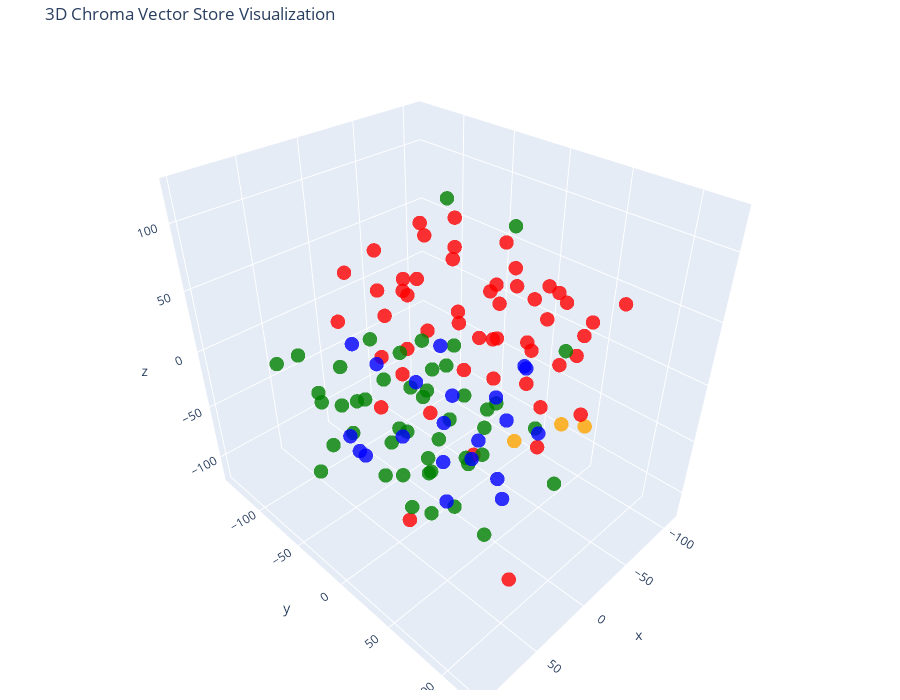

Notebook code for this chart:
### Code cell
# Let's try 3D!

tsne = TSNE(n_components=3, random_state=42)
reduced_vectors = tsne.fit_transform(vectors)

# Create the 3D scatter plot
fig = go.Figure(data=[go.Scatter3d(
    x=reduced_vectors[:, 0],
    y=reduced_vectors[:, 1],
    z=reduced_vectors[:, 2],
    mode='markers',
    marker=dict(size=5, color=colors, opacity=0.8),
    text=[f"Type: {t}<br>Text: {d[:100]}..." for t, d in zip(doc_types, documents)],
    hoverinfo='text'
)])

fig.update_layout(
    title='3D Chroma Vector Store Visualization',
    scene=dict(xaxis_title='x', yaxis_title='y', zaxis_title='z'),
    width=900,
    height=700,
    margin=dict(r=20, b=10, l=10, t=40)
)

fig.show()

### Figure 1 — Plotly figure (JSON) as saved in the notebook; plotly's stock layout.template omitted (floating-point values rounded to 4 significant figures)
{"data": [{"hoverinfo": "text", "marker": {"color": ["orange", "orange", "orange", "red", "red", "red", "red", "red", "red", "red", "red", "red", "red", "red", "red", "red", "red", "red", "red", "red", "red", "red", "red", "red", "red", "red", "red", "red", "red", "red", "red", "red", "red", "red", "red", "red", "red", "red", "red", "red", "red", "red", "red", "red", "red", "red", "red", "red", "red", "red", "red", "red", "red", "red", "red", "green", "green", "green", "green", "green", "green", "green", "green", "green", "green", "green", "green", "green", "green", "green", "green", "green", "green", "green", "green", "green", "green", "green", "green", "green", "green", "green", "green", "green", "green", "green", "green", "green", "green", "green", "green", "green", "green", "green", "green", "green", "green", "green", "green", "green", "green", "green", "blue", "blue", "blue", "blue", "blue", "blue", "blue", "blue", "blue", "blue", "blue", "blue", "blue", "blue", "blue", "blue", "blue", "blue", "blue", "blue", "blue"], "opacity": 0.8, "size": 5}, "mode": "markers", "text": ["Type: company<br>Text: # About Insurellm\n\nInsurellm was founded by Avery Lancaster in 2015 as an insurance tech startup des...", "Type: company<br>Text: # Careers at Insurellm\n\nInsurellm is hiring! We are looking for talented software engineers, data sc...", "Type: company<br>Text: # Overview of Insurellm\n\nInsurellm is an innovative insurance tech firm with 200 employees across th...", "Type: contracts<br>Text: # Contract with Apex Reinsurance for Rellm: AI-Powered Enterprise Reinsurance Solution\n\n## Terms\n\n1....", "Type: contracts<br>Text: ## Renewal\n\n1. **Automatic Renewal**: This Agreement will automatically renew for successive one-yea...", "Type: contracts<br>Text: 2. **Seamless Integrations**: The architecture of Rellm allows for easy integration with existing sy...", "Type: contracts<br>Text: 1. **Technical Support**: Provider shall offer dedicated technical support to the Client via phone, ...", "Type: contracts<br>Text: **Insurellm, Inc.**  \n_____________________________  \nAuthorized Signature   \nDate: ________________...", "Type: contracts<br>Text: # Contract with Belvedere Insurance for Markellm\n\n## Terms\nThis Contract (\"Agreement\") is made and e...", "Type: contracts<br>Text: ## Renewal\n1. **Renewal Terms**: This Agreement may be renewed for additional one-year terms upon mu...", "Type: contracts<br>Text: ## Features\n1. **AI-Powered Matching**: Belvedere Insurance will benefit from Markellm's AI-powered ...", "Type: contracts<br>Text: ## Support\n1. **Technical Support**: Technical support will be available from 9 AM to 7 PM EST, Mond...", "Type: contracts<br>Text: **Belvedere Insurance**  \nSignature: ______________________  \nName: [Authorized Signatory]  \nTitle: ...", "Type: contracts<br>Text: # Contract with BrightWay Solutions for Markellm\n\n**Contract Date:** October 5, 2023  \n**Contract ID...", "Type: contracts<br>Text: 3. **Service Level Agreement (SLA):**  \n   Insurellm commits to a 99.9% uptime for the platform with...", "Type: contracts<br>Text: 2. **Real-Time Quote Availability:**  \n   Consumers sourced via BrightWay Solutions will receive rea...", "Type: contracts<br>Text: 3. **Training and Onboarding:**  \n   Insurellm agrees to provide one free training session on how to...", "Type: contracts<br>Text: # Contract with EverGuard Insurance for Rellm: AI-Powered Enterprise Reinsurance Solution\n\n**Contrac...", "Type: contracts<br>Text: 4. **Usage Rights**: EverGuard Insurance is granted a non-exclusive, non-transferable license to acc...", "Type: contracts<br>Text: 1. **Core Functionality**: Rellm provides EverGuard Insurance with advanced AI-driven analytics, sea...", "Type: contracts<br>Text: 1. **Customer Support**: Insurellm will provide EverGuard Insurance with 24/7 customer support, incl...", "Type: contracts<br>Text: ---\n\n**Signatures**  \n**For Insurellm**: __________________________  \n**Name**: John Smith  \n**Title...", "Type: contracts<br>Text: # Contract with GreenField Holdings for Markellm\n\n**Effective Date:** November 15, 2023  \n**Contract...", "Type: contracts<br>Text: ## Renewal\n1. **Automatic Renewal**: This contract will automatically renew for sequential one-year ...", "Type: contracts<br>Text: ## Features\n1. **AI-Powered Matching**: Access to advanced algorithms that connect GreenField Holdin...", "Type: contracts<br>Text: ## Support\n1. **Customer Support Access**: The Client will have access to dedicated support through ...", "Type: contracts<br>Text: **Signatures:**  \n_________________________                           _________________________  \n**...", "Type: contracts<br>Text: # Contract with Greenstone Insurance for Homellm\n\n---\n\n## Terms\n\n1. **Parties**: This Contract (\"Agr...", "Type: contracts<br>Text: 4. **Payment Terms**: \n   - The Customer shall pay an amount of $10,000 per month for the Standard T...", "Type: contracts<br>Text: ---\n\n## Features\n\n- **AI-Powered Risk Assessment**: Customer will have access to enhanced risk evalu...", "Type: contracts<br>Text: - **Customer Portal**: A dedicated portal will be provided, allowing the Customer's clients to manag...", "Type: contracts<br>Text: ______________________________  \n[Name], [Title]  \nDate: ______________________\n\n**For Greenstone In...", "Type: contracts<br>Text: # Contract with GreenValley Insurance for Homellm\n\n**Contract Date:** October 6, 2023  \n**Contract N...", "Type: contracts<br>Text: 4. **Confidentiality:** Both parties agree to maintain the confidentiality of proprietary informatio...", "Type: contracts<br>Text: 1. **AI-Powered Risk Assessment:** Access to advanced AI algorithms for real-time risk evaluations.\n...", "Type: contracts<br>Text: 3. **Regular Updates:** Insurellm will offer ongoing updates and enhancements to the Homellm platfor...", "Type: contracts<br>Text: # Contract with Pinnacle Insurance Co. for Homellm\n\n## Terms\nThis contract (\"Contract\") is entered i...", "Type: contracts<br>Text: ## Renewal\n1. **Renewal Terms**: At the end of the initial term, this Contract shall automatically r...", "Type: contracts<br>Text: ## Features\n1. **AI-Powered Risk Assessment**: Utilized for tailored underwriting decisions specific...", "Type: contracts<br>Text: ## Support\n1. **Technical Support**: Insurellm shall provide 24/7 technical support via an email and...", "Type: contracts<br>Text: # Contract with Roadway Insurance Inc. for Carllm\n\n---\n\n## Terms\n\n1. **Agreement Effective Date**: T...", "Type: contracts<br>Text: ---\n\n## Renewal\n\n1. **Automatic Renewal**: This agreement will automatically renew for an additional...", "Type: contracts<br>Text: ---\n\n## Features\n\n1. **Access to Core Features**: Roadway Insurance Inc. will have access to all Pro...", "Type: contracts<br>Text: ---\n\n## Support\n\n1. **Technical Support**: Roadway Insurance Inc. will receive priority technical su...", "Type: contracts<br>Text: # Contract with Stellar Insurance Co. for Rellm\n\n## Terms\nThis contract is made between **Insurellm*...", "Type: contracts<br>Text: ### Termination\nEither party may terminate this agreement with a **30-day written notice**. In the e...", "Type: contracts<br>Text: ## Features\nStellar Insurance Co. will receive access to the following features of the Rellm product...", "Type: contracts<br>Text: ## Support\nInsurellm provides Stellar Insurance Co. with the following support services:\n\n- **24/7 T...", "Type: contracts<br>Text: # Contract with TechDrive Insurance for Carllm\n\n**Contract Date:** October 1, 2024  \n**Contract Dura...", "Type: contracts<br>Text: ## Renewal\n\n1. **Automatic Renewal**: This contract shall automatically renew for additional one-yea...", "Type: contracts<br>Text: ## Support\n\n1. **Customer Support**: Insurellm will provide 24/7 customer support to TechDrive Insur...", "Type: contracts<br>Text: **TechDrive Insurance Representative:**  \nName: Sarah Johnson  \nTitle: Operations Director  \nDate: _...", "Type: contracts<br>Text: # Contract with Velocity Auto Solutions for Carllm\n\n**Contract Date:** October 1, 2023  \n**Contract ...", "Type: contracts<br>Text: ## Renewal\n\n1. **Automatic Renewal**: This contract will automatically renew for successive 12-month...", "Type: contracts<br>Text: ## Support\n\n1. **Customer Support**: Velocity Auto Solutions will have access to Insurellm’s custome...", "Type: employees<br>Text: # HR Record\n\n# Alex Chen\n\n## Summary\n- **Date of Birth:** March 15, 1990  \n- **Job Title:** Backend ...", "Type: employees<br>Text: ## Annual Performance History\n- **2020:**  \n  - Completed onboarding successfully.  \n  - Met expecta...", "Type: employees<br>Text: ## Compensation History\n- **2020:** Base Salary: $80,000  \n- **2021:** Base Salary Increase to $90,0...", "Type: employees<br>Text: Alex Chen continues to be a vital asset at Insurellm, contributing significantly to innovative backe...", "Type: employees<br>Text: # HR Record\n\n# Alex Harper\n\n## Summary\n- **Date of Birth**: March 15, 1993  \n- **Job Title**: Sales ...", "Type: employees<br>Text: ## Annual Performance History  \n- **2021**:  \n  - **Performance Rating**: 4.5/5  \n  - **Key Achievem...", "Type: employees<br>Text: - **2022**:  \n  - **Base Salary**: $65,000 (Promotion to Senior SDR)  \n  - **Bonus**: $13,000 (20% o...", "Type: employees<br>Text: # HR Record\n\n# Alex Thomson\n\n## Summary\n- **Date of Birth:** March 15, 1995  \n- **Job Title:** Sales...", "Type: employees<br>Text: ## Annual Performance History  \n- **2022** - Rated as \"Exceeds Expectations.\" Alex Thomson achieved ...", "Type: employees<br>Text: ## Other HR Notes\n- Alex Thomson is an active member of the Diversity and Inclusion committee at Ins...", "Type: employees<br>Text: # Avery Lancaster\n\n## Summary\n- **Date of Birth**: March 15, 1985  \n- **Job Title**: Co-Founder & Ch...", "Type: employees<br>Text: - **2010 - 2013**: Business Analyst at Edge Analytics  \n  Prior to joining Innovate, Avery worked as...", "Type: employees<br>Text: - **2018**: **Exceeds Expectations**  \n  Under Avery’s pivoted vision, Insurellm launched two new su...", "Type: employees<br>Text: - **2022**: **Satisfactory**  \n  Avery focused on rebuilding team dynamics and addressing employee c...", "Type: employees<br>Text: ## Compensation History\n- **2015**: $150,000 base salary + Significant equity stake  \n- **2016**: $1...", "Type: employees<br>Text: ## Other HR Notes\n- **Professional Development**: Avery has actively participated in leadership trai...", "Type: employees<br>Text: # HR Record\n\n# Emily Carter\n\n## Summary\n- **Date of Birth:** August 12, 1990  \n- **Job Title:** Acco...", "Type: employees<br>Text: - **2017-2019:** Marketing Intern  \n  - Assisted with market research and campaign development for s...", "Type: employees<br>Text: ## Compensation History\n| Year | Base Salary | Bonus         | Total Compensation |\n|------|--------...", "Type: employees<br>Text: Emily Carter exemplifies the kind of talent that drives Insurellm's success and is an invaluable ass...", "Type: employees<br>Text: # HR Record\n\n# Emily Tran\n\n## Summary\n- **Date of Birth:** March 18, 1991  \n- **Job Title:** Digital...", "Type: employees<br>Text: - **January 2017 - May 2018**: Marketing Intern  \n  - Supported the Marketing team by collaborating ...", "Type: employees<br>Text: - **2021**:  \n  - Performance Rating: Meets Expectations  \n  - Key Achievements: Contributed to the ...", "Type: employees<br>Text: - **Professional Development Goals**:  \n  - Emily Tran aims to become a Marketing Manager within the...", "Type: employees<br>Text: # HR Record\n\n# Jordan Blake\n\n## Summary\n- **Date of Birth:** March 15, 1993  \n- **Job Title:** Sales...", "Type: employees<br>Text: ## Annual Performance History\n- **2021:** First year at Insurellm; achieved 90% of monthly targets. ...", "Type: employees<br>Text: ## Other HR Notes\n- Jordan has shown an interest in continuing education, actively participating in ...", "Type: employees<br>Text: # HR Record\n\n# Jordan K. Bishop\n\n## Summary\n- **Date of Birth:** March 15, 1990\n- **Job Title:** Fro...", "Type: employees<br>Text: ## Annual Performance History\n- **2019:** Exceeds Expectations - Continuously delivered high-quality...", "Type: employees<br>Text: ## Compensation History\n- **June 2018:** Starting Salary - $85,000\n- **June 2019:** Salary Increase ...", "Type: employees<br>Text: ## Other HR Notes\n- Jordan K. Bishop has been an integral part of club initiatives, including the In...", "Type: employees<br>Text: # HR Record\n\n# Maxine Thompson\n\n## Summary\n- **Date of Birth:** January 15, 1991  \n- **Job Title:** ...", "Type: employees<br>Text: ## Insurellm Career Progression\n- **January 2017 - October 2018**: **Junior Data Engineer**  \n  * Ma...", "Type: employees<br>Text: ## Annual Performance History\n- **2017**: *Meets Expectations*  \n  Maxine showed potential in her ro...", "Type: employees<br>Text: - **2021**: *Exceeds Expectations*  \n  Maxine spearheaded the transition to a new data warehousing s...", "Type: employees<br>Text: ## Compensation History\n- **2017**: $70,000 (Junior Data Engineer)  \n- **2018**: $75,000 (Junior Dat...", "Type: employees<br>Text: # HR Record\n\n# Oliver Spencer\n\n## Summary\n- **Date of Birth**: May 14, 1990  \n- **Job Title**: Backe...", "Type: employees<br>Text: ## Annual Performance History\n- **2018**: **3/5** - Adaptable team player but still learning to take...", "Type: employees<br>Text: ## Compensation History\n- **March 2018**: Initial salary of $80,000.\n- **July 2019**: Salary increas...", "Type: employees<br>Text: # Samantha Greene\n\n## Summary\n- **Date of Birth:** October 14, 1990\n- **Job Title:** HR Generalist\n-...", "Type: employees<br>Text: ## Annual Performance History\n- **2020:** Exceeds Expectations  \n  Samantha Greene demonstrated exce...", "Type: employees<br>Text: ## Compensation History\n- **2020:** Base Salary - $55,000  \n  The entry-level salary matched industr...", "Type: employees<br>Text: - **2023:** Base Salary - $70,000  \n  Recognized for substantial improvement in employee relations m...", "Type: employees<br>Text: # HR Record\n\n# Samuel Trenton\n\n## Summary\n- **Date of Birth:** April 12, 1989  \n- **Job Title:** Sen...", "Type: employees<br>Text: ## Annual Performance History\n- **2023:** Rating: 4.5/5  \n  *Samuel exceeded expectations, successfu...", "Type: employees<br>Text: ## Compensation History\n- **2023:** Base Salary: $115,000 + Bonus: $15,000  \n  *Annual bonus based o...", "Type: employees<br>Text: - **Engagement in Company Culture:** Regularly participates in team-building events and contributes ...", "Type: products<br>Text: # Product Summary\n\n# Carllm\n\n## Summary\n\nCarllm is an innovative auto insurance product developed by...", "Type: products<br>Text: - **Instant Quoting**: With Carllm, insurance companies can offer near-instant quotes to customers, ...", "Type: products<br>Text: - **Mobile Integration**: Carllm is designed to work seamlessly with mobile applications, providing ...", "Type: products<br>Text: - **Professional Tier**: $2,500/month\n  - For medium-sized companies.\n  - All Basic Tier features pl...", "Type: products<br>Text: ### Q2 2025: Customer Experience Improvements\n- Launch of a new **mobile app** for end-users.\n- Intr...", "Type: products<br>Text: # Product Summary\n\n# Homellm\n\n## Summary\nHomellm is an innovative home insurance product developed b...", "Type: products<br>Text: ### 2. Dynamic Pricing Model\nWith Homellm's innovative dynamic pricing model, insurance providers ca...", "Type: products<br>Text: ### 5. Multi-Channel Integration\nHomellm seamlessly integrates into existing insurance platforms, pr...", "Type: products<br>Text: - **Basic Tier:** Starting at $5,000/month for small insurers with basic integration features.\n- **S...", "Type: products<br>Text: All tiers include a comprehensive training program and ongoing updates to ensure optimal performance...", "Type: products<br>Text: With Homellm, Insurellm is committed to transforming the landscape of home insurance, ensuring both ...", "Type: products<br>Text: # Product Summary\n\n# Markellm\n\n## Summary\n\nMarkellm is an innovative two-sided marketplace designed ...", "Type: products<br>Text: - **User-Friendly Interface**: Designed with user experience in mind, Markellm features an intuitive...", "Type: products<br>Text: - **Customer Support**: Our dedicated support team is always available to assist both consumers and ...", "Type: products<br>Text: ### For Insurance Companies:\n- **Basic Listing Fee**: $199/month for a featured listing on the platf...", "Type: products<br>Text: ### Q3 2025\n- Initiate a comprehensive marketing campaign targeting both consumers and insurers to i...", "Type: products<br>Text: # Product Summary\n\n# Rellm: AI-Powered Enterprise Reinsurance Solution\n\n## Summary\n\nRellm is an inno...", "Type: products<br>Text: ### Seamless Integrations\nRellm's architecture is designed for effortless integration with existing ...", "Type: products<br>Text: ### Regulatory Compliance Tools\nRellm includes built-in compliance tracking features to help organiz...", "Type: products<br>Text: Join the growing number of organizations leveraging Rellm to enhance their reinsurance processes whi...", "Type: products<br>Text: Experience the future of reinsurance with Rellm, where innovation meets reliability. Let Insurellm h..."], "type": "scatter3d", "x": [-53.75, -21.23, -48.33, -84.08, -4.403, 29.34, -45.86, -92.9, -17.8, -21.78, 5.593, -61.08, -20.64, -34.65, -12.84, -8.496, -65.87, 50.95, 23.2, 40.02, 15.25, -73.63, -38.62, -37.82, 73.66, 77.34, -99.64, -34.74, -21.56, 48.24, -3.628, -59.71, -42.6, -66.23, 73.51, -59.51, -22.13, -46.6, 30.37, -18.67, -20.84, -39.51, 45.2, -45.42, 27.51, 12.88, 59.09, -68.2, -22.09, -11.16, -3.461, -4.118, -39.08, -30.05, -47.18, -11.8, 28.67, -20.5, -13.19, -111.1, -32.92, -24.47, -52.72, -61.9, -34.37, 47.75, 42.83, 46.72, 63.33, 23.82, 74.46, -11.86, -66.93, -56.82, 50.75, -24.87, 55.58, -51.34, -52.74, -6.588, -18.79, -4.69, 7.436, 24.7, 1.275, -13.47, 37.59, 25.02, 31.69, 49.13, 15.47, 80.19, 42.21, -19.35, -6.378, 10.45, -4.797, -25.01, 11.87, 32.7, -89.21, 71.48, 33.51, 54.5, 23.54, 8.134, 63.36, 62.93, 66.05, 26.94, 11.95, 44.91, 28.76, 27.72, 21.13, 45.5, 51.88, 78.64, 70.37, 98.31, 19.72, 84.91, -84.95], "y": [59.96, 44.55, 82.6, 45.94, -33.57, -9.951, 16.79, 10.51, 66.91, -48.28, 84.21, 6.46, 95.95, -81.61, -52.96, -80.83, 30.85, -50.12, -35.8, -20.9, -23.43, -23.04, 37.95, -61.06, 37.57, 43.46, -7.1, 67.33, -15.31, 69.6, 40.33, 93.0, 77.36, 67.27, 122.4, 43.37, 27.79, -39.82, 14.17, 19.34, 50.05, -34.49, 28.39, 59.0, -70.48, -55.71, -0.9322, 17.58, 23.67, -0.6757, 11.85, 37.65, 5.544, -19.86, -14.61, -12.66, -85.83, 2.121, 86.87, 17.83, -75.06, -46.85, -45.58, -63.03, -62.02, -139.8, -63.64, -42.2, -60.75, -14.18, -35.76, -83.15, 27.75, -14.9, -103.2, 15.21, 86.94, -32.48, -0.2356, -90.48, -16.55, -54.08, -17.1, -61.45, 8.901, -29.26, 21.54, 5.736, -25.13, 6.134, -1.428, -37.92, -56.02, 16.94, -51.05, -40.69, -25.27, -34.61, 29.59, -33.0, -20.61, -59.78, 37.28, 27.5, 16.87, 60.64, 2.421, 59.47, 84.44, 75.94, 76.15, 82.19, 101.1, 71.88, 48.93, 41.28, 50.76, -0.1459, 31.83, 17.31, -72.45, 7.413, -0.8189], "z": [-37.73, -42.92, -23.21, -0.6001, 61.8, 75.93, 73.25, 38.38, 1.583, 91.69, -7.338, 49.55, 10.39, 31.04, 37.77, 32.07, 31.39, 45.39, 44.01, 26.35, 19.7, 34.02, -5.655, 72.72, 59.8, -48.84, 17.49, 73.01, 85.66, 4.06, 74.04, 72.22, 49.96, 44.93, -41.35, 59.98, 103.8, 90.21, -5.654, 67.99, 42.53, 63.19, 71.57, 17.19, 64.51, 81.15, 6.586, -2.093, 32.74, 38.65, 10.57, 16.49, 15.63, 31.05, 3.737, 123.1, -56.08, -91.44, -49.53, -23.03, -65.78, -49.31, -20.27, -52.47, -14.84, -34.62, -1.605, -18.1, -20.08, -117.4, -37.14, -51.08, -68.37, -86.86, -7.222, -33.34, -45.58, -61.0, -51.68, -13.89, -57.27, -7.986, -22.04, -39.09, -116.6, -14.78, -87.87, -54.16, -54.46, -54.06, -77.88, 9.561, -57.71, -71.87, -82.47, -63.05, -108.7, -91.63, -46.99, -91.24, 76.1, -79.3, 22.8, 39.0, 45.27, -67.12, 44.04, 31.12, 21.5, 21.7, 52.02, 52.1, 27.81, -27.81, -13.97, -21.71, -45.44, 64.54, 8.85, 17.17, -104.5, -8.962, -33.46]}], "layout": {"height": 700, "margin": {"b": 10, "l": 10, "r": 20, "t": 40}, "scene": {"xaxis": {"title": {"text": "x"}}, "yaxis": {"title": {"text": "y"}}, "zaxis": {"title": {"text": "z"}}}, "title": {"text": "3D Chroma Vector Store Visualization"}, "width": 900}}
